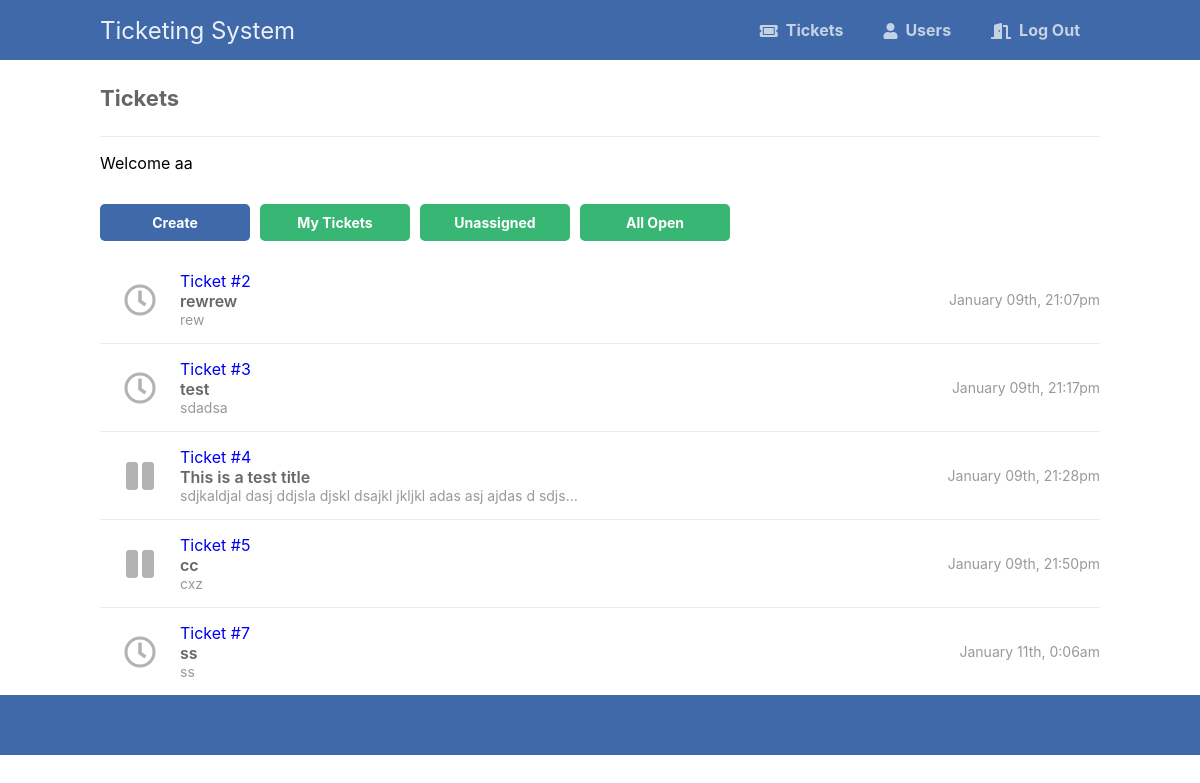
/admin/index.php (signed in), run on an earlier commit of the app's database.
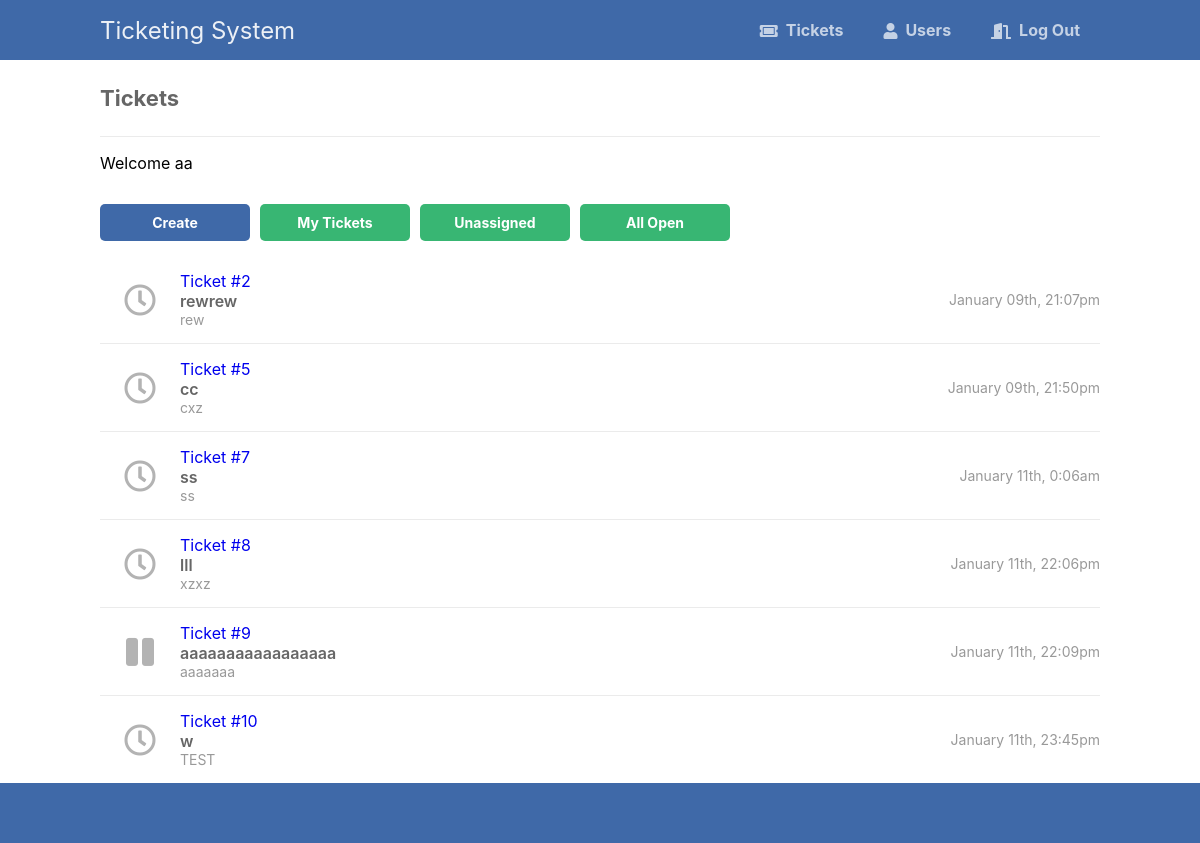
And on a later commit of the database.
### tables this page shows
CREATE TABLE `tickets` (
  `id` int(11) NOT NULL,
  `title` varchar(255) NOT NULL,
  `msg` text NOT NULL,
  `email` varchar(255) DEFAULT NULL,
  `created` datetime NOT NULL DEFAULT current_timestamp(),
  `status` enum('open','closed','resolved','hold') NOT NULL DEFAULT 'open',
  `assigned` varchar(50) DEFAULT NULL
);

### admin/index.php (the view)
<?php
include '../inc/functions.php';
$username = "";
$cookie_name = "Tickets";
if(!isset($_COOKIE[$cookie_name])) {
  header('Location: login.php');
} else {
	$username = $_COOKIE[$cookie_name];
}
$pdo = pdo_connect_mysql();
if(isset($_GET['vtickets']))
{
	if($_GET['vtickets']=="mytickets")
	{
		$ll = 'SELECT * FROM `tickets` WHERE `assigned` = "alex" AND `status` = "open" OR `assigned` = "'.$username.'" AND `status` = "hold"';
		$stmt = $pdo->prepare($ll);
	}
	if($_GET['vtickets']=="unassigned")
	{
		$ll = 'SELECT * FROM `tickets` WHERE `assigned` is null; ';
	}
	if($_GET['vtickets']=="allopen")
	{
		$ll = 'SELECT * FROM tickets WHERE status = "open" OR status = "hold"';
	}
}
else
{
$ll = 'SELECT * FROM tickets WHERE status = "open" OR status = "hold"';
}
$stmt = $pdo->prepare($ll);
$stmt->execute();
$tickets = $stmt->fetchAll(PDO::FETCH_ASSOC);
?>
<?=template_header('Tickets')?>
<div class="content home">
	<h2>Tickets</h2>
	<p>Welcome <?php echo($username); ?> </p>
	<div class="btns">
		<a href="create.php" class="btn blue">Create</a>
		<a href="index.php?vtickets=mytickets" class="btn">My Tickets</a>
		<a href="index.php?vtickets=unassigned" class="btn">Unassigned</a>
		<a href="index.php?vtickets=allopen" class="btn">All Open</a>
	</div>
	<div class="tickets-list">
		<?php foreach ($tickets as $ticket): ?>
		<a href="view.php?id=<?=$ticket['id']?>" class="ticket">
			<span class="con">
				<?php if ($ticket['status'] == 'open'): ?>
				<i class="far fa-clock fa-2x"></i>
				<?php elseif ($ticket['status'] == 'resolved'): ?>
				<i class="fas fa-check fa-2x"></i>
				<?php elseif ($ticket['status'] == 'closed'): ?>
				<i class="fas fa-times fa-2x"></i>
				<?php elseif ($ticket['status'] == 'hold'): ?>
				<i class="fas fa-pause fa-2x"></i>
				<?php endif; ?>
			</span>
			<span class="con">
			    <span class="id">Ticket #<?=htmlspecialchars($ticket['id'], ENT_QUOTES)?></span>
				<span class="title"><?=htmlspecialchars($ticket['title'], ENT_QUOTES)?></span>
				<span class="msg"><?=htmlspecialchars($ticket['msg'], ENT_QUOTES)?></span>
			</span>
			<span class="con created"><?=date('F dS, G:ia', strtotime($ticket['created']))?></span>
		</a>
		<?php endforeach; ?>
	</div>
</div>
<?=template_footer()?>

What changed in the data, as far as the page shows it:
no longer on this page (row edited): tickets: status "open" (drawn), id "3", title "test", msg "sdadsa", created "January 09th, 21:17pm"
no longer on this page (row edited): tickets: status "hold" (drawn), id "4", title "This is a test title", msg "sdjkaldjal dasj ddjsla djskl dsajkl jkljkl adas asj ajdas d sdjs…", created "January 09th, 21:28pm"
changed tickets "cc": status "hold" → "open" (drawn)
added tickets: status "open" (drawn), id "8", title "lll", msg "xzxz", created "January 11th, 22:06pm"
added tickets: status "hold" (drawn), id "9", title "aaaaaaaaaaaaaaaaa", msg "aaaaaaa", created "January 11th, 22:09pm"
added tickets: status "open" (drawn), id "10", title "w", msg "TEST", created "January 11th, 23:45pm"
